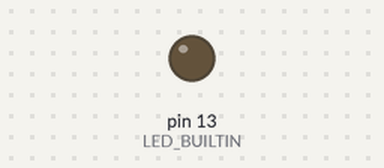
Recording of a sketch running on a simulated Arduino Uno, built with avr-gcc and run on an emulated ATmega328P. On the bench: output pins drawn as LEDs (lit = HIGH). EEPROM starts erased.

Above: at 0.1 s.
At 3.5 s:
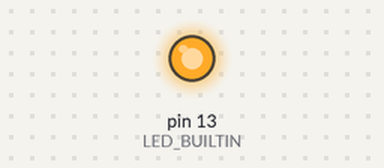
Timing chart, 0 to 5.0 s (numbered marks = the images above):
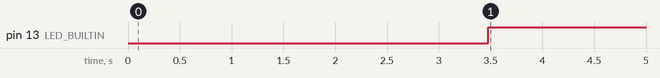

The sketch:

eeprom_cleaner.ino
```cpp
/*
 *Universidade Federal do Rio de Janeiro - UFRJ
 *Author: Gabriel Rodrigues Caldas de Aquino (gabriel@labnet.nce.ufrj.br)
 *
 *About:
 *Use this code to clean the EEPROM with zero bytes.
 *After cleaning the EEPROM Arduino will turn on the builtin led.
*/

#include<EEPROM.h>

int EEPROM_Address=0;
void setup(){

 pinMode(LED_BUILTIN, OUTPUT);

 Serial.begin(9600);

 for (EEPROM_Address = 0; EEPROM_Address < EEPROM.length() ; EEPROM_Address++) {
   /* This for-block is used clean the EEPROM: it stores zeros on all EEPROM memory positions */
    EEPROM.write(EEPROM_Address, 0);
 }
EEPROM_Address=0;
}

void loop() {
  // put your main code here, to run repeatedly:
  digitalWrite(LED_BUILTIN, HIGH);
}
```

Measured:
- by itself, pin 13 (LED_BUILTIN): LOW → HIGH at 3.5 s
